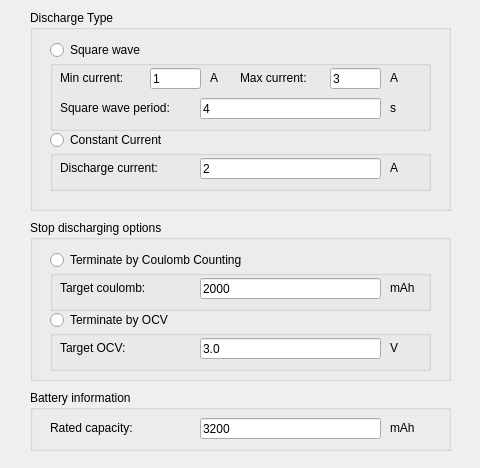
<?xml version="1.0" encoding="UTF-8"?>
<ui version="4.0">
 <class>Command_Panel</class>
 <widget class="QDialog" name="Command_Panel">
  <property name="geometry">
   <rect>
    <x>0</x>
    <y>0</y>
    <width>480</width>
    <height>468</height>
   </rect>
  </property>
  <property name="windowTitle">
   <string>Dialog</string>
  </property>
  <widget class="QGroupBox" name="groupBox_discharge_type">
   <property name="geometry">
    <rect>
     <x>30</x>
     <y>10</y>
     <width>421</width>
     <height>201</height>
    </rect>
   </property>
   <property name="title">
    <string>Discharge Type</string>
   </property>
   <widget class="QRadioButton" name="radioButton_SW">
    <property name="geometry">
     <rect>
      <x>20</x>
      <y>30</y>
      <width>211</width>
      <height>20</height>
     </rect>
    </property>
    <property name="text">
     <string>Square wave</string>
    </property>
   </widget>
   <widget class="QRadioButton" name="radioButton_CC">
    <property name="geometry">
     <rect>
      <x>20</x>
      <y>120</y>
      <width>151</width>
      <height>20</height>
     </rect>
    </property>
    <property name="text">
     <string>Constant Current</string>
    </property>
   </widget>
   <widget class="QGroupBox" name="groupBox_SW">
    <property name="geometry">
     <rect>
      <x>20</x>
      <y>50</y>
      <width>381</width>
      <height>71</height>
     </rect>
    </property>
    <property name="title">
     <string/>
    </property>
    <widget class="QLabel" name="label_SW_max_current">
     <property name="geometry">
      <rect>
       <x>190</x>
       <y>10</y>
       <width>121</width>
       <height>16</height>
      </rect>
     </property>
     <property name="text">
      <string>Max current:</string>
     </property>
    </widget>
    <widget class="QLabel" name="label_SW_min_current">
     <property name="geometry">
      <rect>
       <x>10</x>
       <y>10</y>
       <width>121</width>
       <height>16</height>
      </rect>
     </property>
     <property name="text">
      <string>Min current:</string>
     </property>
    </widget>
    <widget class="QLineEdit" name="lineEdit_SW_max_current">
     <property name="geometry">
      <rect>
       <x>280</x>
       <y>8</y>
       <width>51</width>
       <height>21</height>
      </rect>
     </property>
     <property name="text">
      <string>3</string>
     </property>
    </widget>
    <widget class="QLineEdit" name="lineEdit_SW_min_current">
     <property name="geometry">
      <rect>
       <x>100</x>
       <y>8</y>
       <width>51</width>
       <height>21</height>
      </rect>
     </property>
     <property name="text">
      <string>1</string>
     </property>
    </widget>
    <widget class="QLabel" name="label_SW_min_current_A">
     <property name="geometry">
      <rect>
       <x>160</x>
       <y>10</y>
       <width>31</width>
       <height>16</height>
      </rect>
     </property>
     <property name="text">
      <string>A</string>
     </property>
    </widget>
    <widget class="QLabel" name="label_SW_max_current_A">
     <property name="geometry">
      <rect>
       <x>340</x>
       <y>10</y>
       <width>31</width>
       <height>16</height>
      </rect>
     </property>
     <property name="text">
      <string>A</string>
     </property>
    </widget>
    <widget class="QLabel" name="label_SW_period">
     <property name="geometry">
      <rect>
       <x>10</x>
       <y>40</y>
       <width>131</width>
       <height>16</height>
      </rect>
     </property>
     <property name="text">
      <string>Square wave period:</string>
     </property>
    </widget>
    <widget class="QLineEdit" name="lineEdit_SW_period">
     <property name="geometry">
      <rect>
       <x>150</x>
       <y>38</y>
       <width>181</width>
       <height>21</height>
      </rect>
     </property>
     <property name="text">
      <string>4</string>
     </property>
    </widget>
    <widget class="QLabel" name="label_SW_period_s">
     <property name="geometry">
      <rect>
       <x>340</x>
       <y>40</y>
       <width>31</width>
       <height>16</height>
      </rect>
     </property>
     <property name="text">
      <string>s</string>
     </property>
    </widget>
   </widget>
   <widget class="QGroupBox" name="groupBox_CC">
    <property name="geometry">
     <rect>
      <x>20</x>
      <y>140</y>
      <width>381</width>
      <height>41</height>
     </rect>
    </property>
    <property name="title">
     <string/>
    </property>
    <widget class="QLabel" name="label_CC_discharge_current">
     <property name="geometry">
      <rect>
       <x>10</x>
       <y>10</y>
       <width>121</width>
       <height>16</height>
      </rect>
     </property>
     <property name="text">
      <string>Discharge current:</string>
     </property>
    </widget>
    <widget class="QLineEdit" name="lineEdit_CC_discharge_current">
     <property name="geometry">
      <rect>
       <x>150</x>
       <y>8</y>
       <width>181</width>
       <height>21</height>
      </rect>
     </property>
     <property name="text">
      <string>2</string>
     </property>
    </widget>
    <widget class="QLabel" name="label_CC_discharge_current_A">
     <property name="geometry">
      <rect>
       <x>340</x>
       <y>10</y>
       <width>21</width>
       <height>16</height>
      </rect>
     </property>
     <property name="text">
      <string>A</string>
     </property>
    </widget>
   </widget>
  </widget>
  <widget class="QGroupBox" name="groupBox_stop_discharging_options">
   <property name="geometry">
    <rect>
     <x>30</x>
     <y>220</y>
     <width>421</width>
     <height>161</height>
    </rect>
   </property>
   <property name="title">
    <string>Stop discharging options</string>
   </property>
   <widget class="QRadioButton" name="radioButton_TOCV">
    <property name="geometry">
     <rect>
      <x>20</x>
      <y>90</y>
      <width>191</width>
      <height>20</height>
     </rect>
    </property>
    <property name="text">
     <string>Terminate by OCV</string>
    </property>
   </widget>
   <widget class="QRadioButton" name="radioButton_TCC">
    <property name="geometry">
     <rect>
      <x>20</x>
      <y>30</y>
      <width>241</width>
      <height>20</height>
     </rect>
    </property>
    <property name="text">
     <string>Terminate by Coulomb Counting</string>
    </property>
   </widget>
   <widget class="QGroupBox" name="groupBox_TOCV">
    <property name="geometry">
     <rect>
      <x>20</x>
      <y>110</y>
      <width>381</width>
      <height>41</height>
     </rect>
    </property>
    <property name="title">
     <string/>
    </property>
    <widget class="QLabel" name="label_TOCV_target_OCV">
     <property name="geometry">
      <rect>
       <x>10</x>
       <y>10</y>
       <width>121</width>
       <height>16</height>
      </rect>
     </property>
     <property name="text">
      <string>Target OCV:</string>
     </property>
    </widget>
    <widget class="QLineEdit" name="lineEdit_TOCV_target_OCV">
     <property name="geometry">
      <rect>
       <x>150</x>
       <y>8</y>
       <width>181</width>
       <height>21</height>
      </rect>
     </property>
     <property name="text">
      <string>3.0</string>
     </property>
    </widget>
    <widget class="QLabel" name="label_TOCV_target_OCV_V">
     <property name="geometry">
      <rect>
       <x>340</x>
       <y>10</y>
       <width>31</width>
       <height>16</height>
      </rect>
     </property>
     <property name="text">
      <string>V</string>
     </property>
    </widget>
   </widget>
   <widget class="QGroupBox" name="groupBox_TCC">
    <property name="geometry">
     <rect>
      <x>20</x>
      <y>50</y>
      <width>381</width>
      <height>41</height>
     </rect>
    </property>
    <property name="title">
     <string/>
    </property>
    <widget class="QLabel" name="label_TCC_target_coulomb">
     <property name="geometry">
      <rect>
       <x>10</x>
       <y>10</y>
       <width>121</width>
       <height>16</height>
      </rect>
     </property>
     <property name="text">
      <string>Target coulomb:</string>
     </property>
    </widget>
    <widget class="QLineEdit" name="lineEdit_TCC_target_coulomb">
     <property name="geometry">
      <rect>
       <x>150</x>
       <y>8</y>
       <width>181</width>
       <height>21</height>
      </rect>
     </property>
     <property name="text">
      <string>2000</string>
     </property>
    </widget>
    <widget class="QLabel" name="label_TCC_target_coulomb_mAh">
     <property name="geometry">
      <rect>
       <x>340</x>
       <y>10</y>
       <width>31</width>
       <height>16</height>
      </rect>
     </property>
     <property name="text">
      <string>mAh</string>
     </property>
    </widget>
   </widget>
  </widget>
  <widget class="QGroupBox" name="groupBox_battery_information">
   <property name="geometry">
    <rect>
     <x>30</x>
     <y>390</y>
     <width>421</width>
     <height>61</height>
    </rect>
   </property>
   <property name="title">
    <string>Battery information</string>
   </property>
   <widget class="QLabel" name="label_rated_capacity">
    <property name="geometry">
     <rect>
      <x>20</x>
      <y>30</y>
      <width>121</width>
      <height>16</height>
     </rect>
    </property>
    <property name="text">
     <string>Rated capacity:</string>
    </property>
   </widget>
   <widget class="QLineEdit" name="lineEdit_rated_capacity">
    <property name="geometry">
     <rect>
      <x>170</x>
      <y>28</y>
      <width>181</width>
      <height>21</height>
     </rect>
    </property>
    <property name="text">
     <string>3200</string>
    </property>
   </widget>
   <widget class="QLabel" name="label_rated_capacity_A">
    <property name="geometry">
     <rect>
      <x>360</x>
      <y>30</y>
      <width>31</width>
      <height>16</height>
     </rect>
    </property>
    <property name="text">
     <string>mAh</string>
    </property>
   </widget>
  </widget>
 </widget>
 <resources/>
 <connections/>
</ui>
